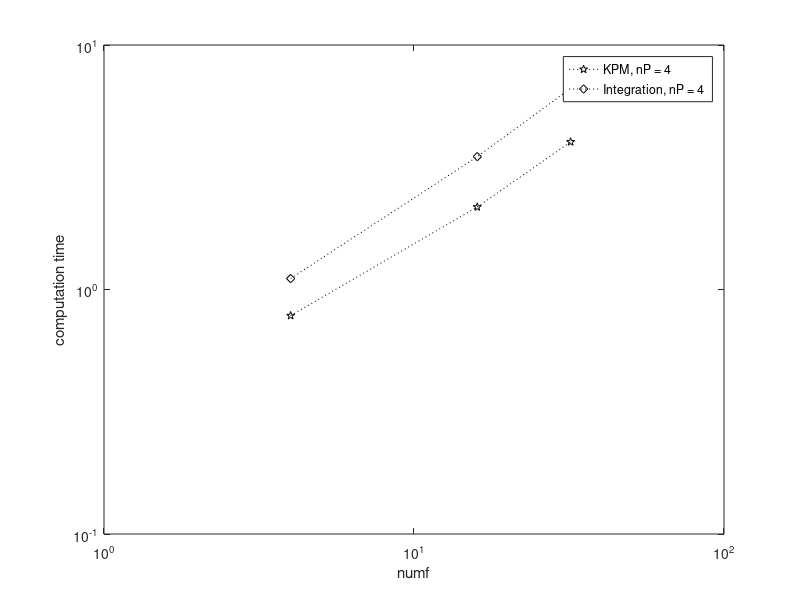
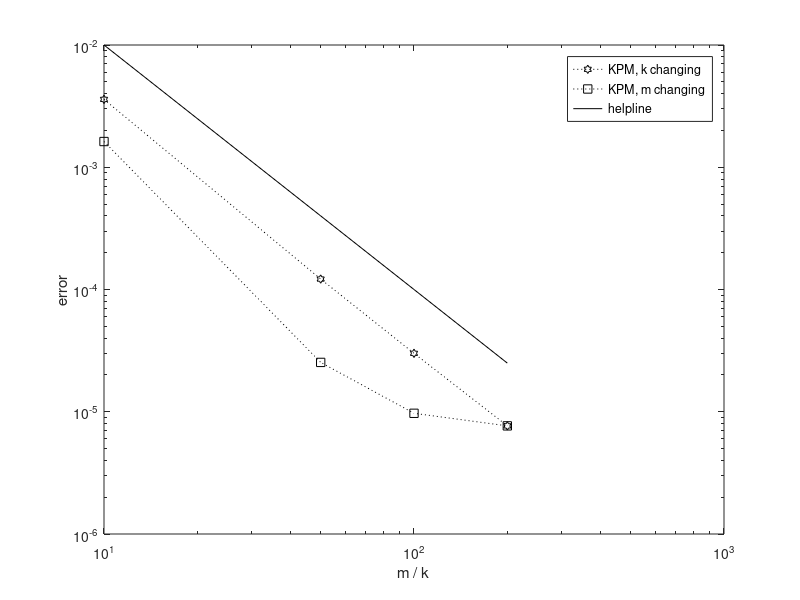
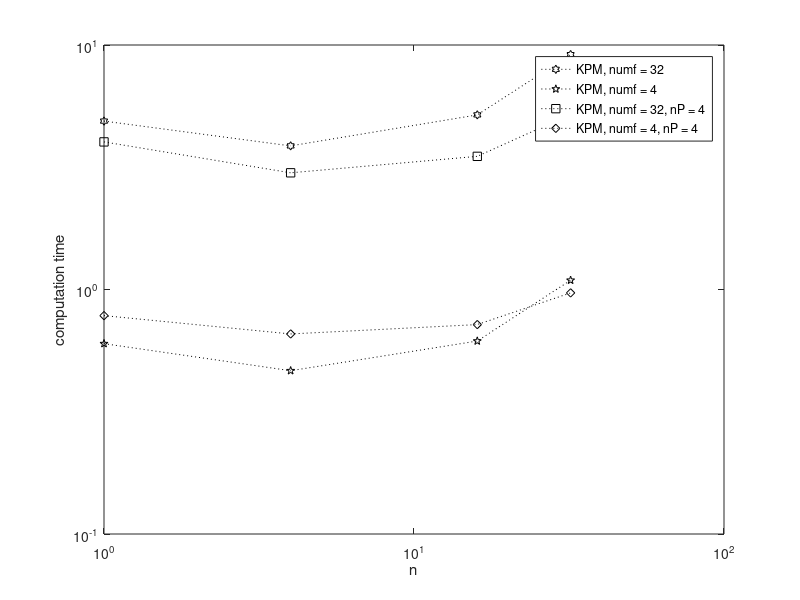
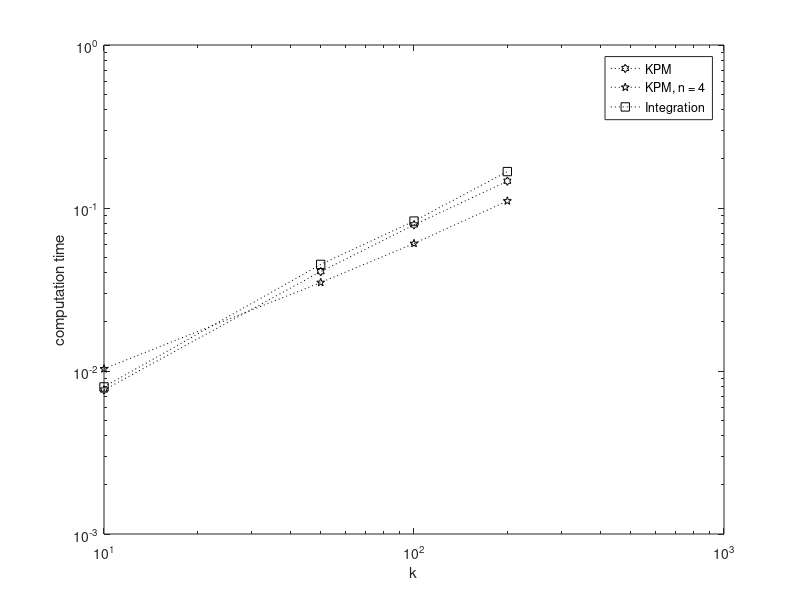

The MATLAB source for these figures, in order:






% data(j,1) = k % number of time steps
% data(j,2) = m % number of steps in space
% data(j,3) = n % restartvariable
% data(j,4) = maximum error
% data(j,5) = time
% data(j,6) = prob
% data(j,7) = numf
% data(j,8) = para



s = 0;
if s == 1
    data = zeros(1568,8,10);
    avg = 10;
    
    
    i = 1;
    for para = [1,2,4]
        parpool(para);
        for numf = [1,4,16,32]
            if para <= numf
                for k = [10,50,100,200]
                    for m = [10,50,100,200]
                        for n = [1,4,16,32]
                            if m>n
                                for l = 1:avg
                                    prob = 2;
                                    [ data(i,:,l),~ ] = kpmtester(k,m,n,prob,numf);
                                    data(i,8,l) = para;
                                    i = i+1;
                                    prob = 4;
                                    [ data(i,:,l),~ ] = kpmtester(k,m,n,prob,numf);
                                    data(i,8,l) = para;
                                    i = i-1;
                                end
                                i = i+2;
                            end
                        end
                    end
                end
            end
        end
        delete(gcp);
    end
    
    fprintf('1\n')
    
    for numf = [1,4,16,32]
        for k = [10,50,100,200]
            for m = [10,50,100,200]
                for n = [1,4,16,32]
                    if m>n
                        for l = 1:avg
                            prob = 1;
                            [ data(i,:,l),~ ] = kpmtester(k,m,n,prob,numf);
                            data(i,8,l) = 0;
                            i = i+1;
                            prob = 3;
                            [ data(i,:,l),~ ] = kpmtester(k,m,n,prob,numf);
                            data(i,8,l) = 0;
                            i = i-1;
                        end
                        i = i+2;
                    end
                end
            end
        end
    end
    
    
    fprintf('2\n')
    
    data = sum(data,3 )/avg;
    s = 'data';
    save(s,'data');
end
% Hva er interesangt av resulteter?
% konvergens: for alle metodene. surf plot med k en vei og m en annen vei

load('data','data');



%%%% Må sammenligne kjøretid med restartvariabel og uten KPM

%%%% Må sammenligne tider paralell/ikke paralell med/uten KPM med tider
a1 = intersect(intersect(intersect(intersect(find(data(:,8) == 0), find(data(:,2) == 200)),find(data(:,1) == 200)), find(data(:,6) == 1)), find(data(:,3) == 1) );   % ikkeparalell KPM bortsett fra numf
a2 = intersect(intersect(intersect(intersect(find(data(:,8) == 4), find(data(:,2) == 200)),find(data(:,1) == 200)), find(data(:,6) == 2)), find(data(:,3) == 1) );   % parallell KPM bortsett fra numf
a3 = intersect(intersect(intersect(intersect(find(data(:,8) == 0), find(data(:,2) == 200)),find(data(:,1) == 200)), find(data(:,6) == 3)), find(data(:,3) == 1) );
a4 = intersect(intersect(intersect(intersect(find(data(:,8) == 4), find(data(:,2) == 200)),find(data(:,1) == 200)), find(data(:,6) == 4)), find(data(:,3) == 1) );

figure(1)
%plot(data(a1,7),data(a1,5),'k:h');
%hold on
plot(data(a2,7),data(a2,5),'k:p');
hold on
%loglog(data(a3,7),data(a3,5),'k:s');
loglog(data(a4,7),data(a4,5),'k:d');
ylabel('computation time'); xlabel('numf');
%legend('KPM','KPM, nP = 4','Integration','Integration, nP = 4');
%legend('KPM','Integration');
legend('KPM, nP = 4','Integration, nP = 4');

%%%% Konvergens:
b1 = intersect(intersect(intersect(intersect(find(data(:,8) == 0), find(data(:,2) == 200)),find(data(:,7) == 32)), find(data(:,6) == 1)), find(data(:,3) == 1) );
b2 = intersect(intersect(intersect(intersect(find(data(:,8) == 0), find(data(:,1) == 200)),find(data(:,7) == 32)), find(data(:,6) == 1)), find(data(:,3) == 1) );

figure(2)
loglog(data(b1,1),data(b1,4),'k:h');
hold on
loglog(data(b2,2),data(b2,4),'k:s');
loglog(data(b2,2),1./(data(b2,2)).^2,'k-');
xlabel('m / k'); ylabel('error');
legend('KPM, k changing','KPM, m changing','helpline');


%%%% Sammenligen de forskjellige tidene med forskjllige restartvariabler
c1 = intersect(intersect(intersect(intersect(find(data(:,8) == 0), find(data(:,2) == 200)),find(data(:,7) == 32)), find(data(:,6) == 1)), find(data(:,1) == 200) );
c2 = intersect(intersect(intersect(intersect(find(data(:,8) == 0), find(data(:,2) == 200)),find(data(:,7) == 4)), find(data(:,6) == 1)), find(data(:,1) == 200) );
c3 = intersect(intersect(intersect(intersect(find(data(:,8) == 4), find(data(:,2) == 200)),find(data(:,7) == 32)), find(data(:,6) == 2)), find(data(:,1) == 200) );
c4 = intersect(intersect(intersect(intersect(find(data(:,8) == 4), find(data(:,2) == 200)),find(data(:,7) == 4)), find(data(:,6) == 2)), find(data(:,1) == 200) );

figure(3)
plot(data(c1,3),data(c1,5),'k:h');
hold on
loglog(data(c2,3),data(c2,5),'k:p');
loglog(data(c3,3),data(c3,5),'k:s');
loglog(data(c4,3),data(c4,5),'k:d');
xlabel('n'); ylabel('computation time');
legend('KPM, numf = 32','KPM, numf = 4','KPM, numf = 32, nP = 4', 'KPM, numf = 4, nP = 4');


%%%% Sammenligne KPM med integrator for forskjellige k
d1 = intersect(intersect(intersect(intersect(find(data(:,8) == 0), find(data(:,2) == 200)),find(data(:,7) == 1)), find(data(:,6) == 1)), find(data(:,3) == 1) );
d2 = intersect(intersect(intersect(intersect(find(data(:,8) == 0), find(data(:,2) == 200)),find(data(:,7) == 1)), find(data(:,6) == 1)), find(data(:,3) == 4) );
d3 = intersect(intersect(intersect(intersect(find(data(:,8) == 0), find(data(:,2) == 200)),find(data(:,7) == 1)), find(data(:,6) == 3)), find(data(:,3) == 1) );
figure(5)
loglog(data(d1,1),data(d1,5),'k:h');
hold on
loglog(data(d2,1),data(d2,5),'k:p');
loglog(data(d3,1),data(d3,5),'k:s');
xlabel('k'); ylabel('computation time');
legend('KPM','KPM, n = 4','Integration');
%legend('KPM','Integration');

%%%% Sammenligne KPM med integrator for forskjellige k
e1 = intersect(intersect(intersect(intersect(find(data(:,8) == 0), find(data(:,1) == 200)),find(data(:,7) == 1)), find(data(:,6) == 1)), find(data(:,3) == 1) );
e2 = intersect(intersect(intersect(intersect(find(data(:,8) == 0), find(data(:,1) == 200)),find(data(:,7) == 1)), find(data(:,6) == 1)), find(data(:,3) == 4) );
e3 = intersect(intersect(intersect(intersect(find(data(:,8) == 0), find(data(:,1) == 200)),find(data(:,7) == 1)), find(data(:,6) == 3)), find(data(:,3) == 1) );
figure(6)
loglog(data(e1,2),data(e1,5),'k:h');
hold on
loglog(data(e2,2),data(e2,5),'k:p');
loglog(data(e3,2),data(e3,5),'k:s');
xlabel('m'); ylabel('computation time');
legend('KPM','KPM, n = 4','Integration');
%legend('KPM','Integration');

%%%% Sammenligne KPM med forskjellig antal processorer
f1 = intersect(intersect(intersect(intersect(find(data(:,2) == 200), find(data(:,1) == 200)),find(data(:,7) == 32)), find(data(:,6) == 2)), find(data(:,3) == 1) );
f2 = intersect(intersect(intersect(intersect(find(data(:,2) == 200), find(data(:,1) == 200)),find(data(:,7) == 16)), find(data(:,6) == 2)), find(data(:,3) == 1) );
f3 = intersect(intersect(intersect(intersect(find(data(:,2) == 200), find(data(:,1) == 200)),find(data(:,7) == 4)), find(data(:,6) == 2)), find(data(:,3) == 1) );
figure(7)
loglog(data(f1,8),data(f1,5),'k:h');
hold on
loglog(data(f2,8),data(f2,5),'k:p');
loglog([1,2,4],[4,2,1],'k-');
xlabel('nP'); ylabel('computation time');
legend('KPM, numf = 32','KPM, numf = 16','helpline');

g1 = intersect(intersect(intersect(intersect(intersect(find(data(:,2) == 200), find(data(:,1) == 200)),find(data(:,7) == 32)), find(data(:,6) == 2)), find(data(:,3) == 1)),find(data(:,8) == 1));
g2 = intersect(intersect(intersect(intersect(intersect(find(data(:,2) == 200), find(data(:,1) == 200)),find(data(:,7) == 32)), find(data(:,6) == 2)), find(data(:,3) == 1)),find(data(:,8) == 2));
g3 = intersect(intersect(intersect(intersect(intersect(find(data(:,2) == 200), find(data(:,1) == 200)),find(data(:,7) == 32)), find(data(:,6) == 2)), find(data(:,3) == 1)),find(data(:,8) == 4));
Sp1 = data(g1,5)./data(g2,5);
Sp2 = data(g1,5)/data(g3,5);

eta1 = Sp1/2;
eta2 = Sp2/4;





